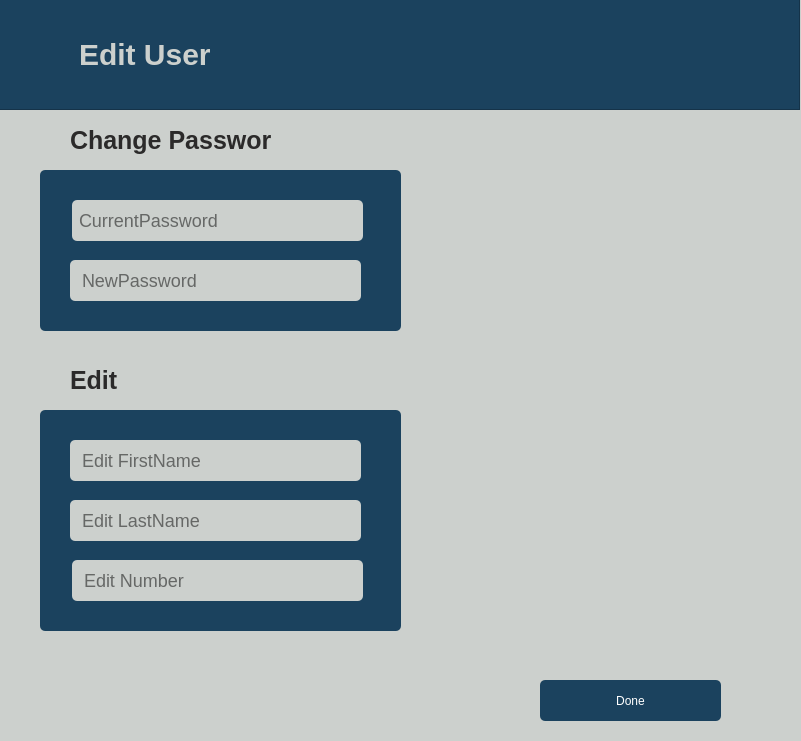
<?xml version="1.0" encoding="UTF-8"?>
<ui version="4.0">
 <class>EditUserClass</class>
 <widget class="QWidget" name="EditUserClass">
  <property name="geometry">
   <rect>
    <x>0</x>
    <y>0</y>
    <width>801</width>
    <height>741</height>
   </rect>
  </property>
  <property name="windowTitle">
   <string>EditUser</string>
  </property>
  <widget class="QWidget" name="widget" native="true">
   <property name="geometry">
    <rect>
     <x>0</x>
     <y>0</y>
     <width>801</width>
     <height>741</height>
    </rect>
   </property>
   <property name="styleSheet">
    <string notr="true">QWidget{
background:#CCD0CD;
}
#label{
color: #CCD0CD;
font-weight:700;
font-size:30px;
}
QLabel{
font-size:25px;
background:#CCD0CD;
font-weight:600;
color:#2B2A2A;
}
#frame_2{
background:#1B425E;
border-radius:5px;
}
#frame_3{
background:#1B425E;
border-radius:5px;
}
QLineEdit{
background:#CCD0CD;
color:black;
font-size:18px;
border:none;
border-radius:5px;
}
#pushButton_2{
background:#1B425E;
color:white;
border:none;
border-radius:5px;
}
#pushButton_2:hover{
background:white;
color:#1B425E;
}
#pushButton_3{
border:none;
}
#pushButton_4{
border:none;
}</string>
   </property>
   <widget class="QFrame" name="frame">
    <property name="geometry">
     <rect>
      <x>-1</x>
      <y>-1</y>
      <width>801</width>
      <height>111</height>
     </rect>
    </property>
    <property name="styleSheet">
     <string notr="true">QFrame{
background:#1B425E;
}</string>
    </property>
    <property name="frameShape">
     <enum>QFrame::Shape::StyledPanel</enum>
    </property>
    <property name="frameShadow">
     <enum>QFrame::Shadow::Raised</enum>
    </property>
    <widget class="QLabel" name="label">
     <property name="geometry">
      <rect>
       <x>80</x>
       <y>40</y>
       <width>131</width>
       <height>31</height>
      </rect>
     </property>
     <property name="text">
      <string>Edit User</string>
     </property>
    </widget>
    <widget class="QPushButton" name="pushButton">
     <property name="geometry">
      <rect>
       <x>30</x>
       <y>30</y>
       <width>41</width>
       <height>51</height>
      </rect>
     </property>
     <property name="styleSheet">
      <string notr="true">QPushButton{
border:none;
background:#1B425E;
}</string>
     </property>
     <property name="text">
      <string/>
     </property>
     <property name="icon">
      <iconset resource="Resource.qrc">
       <normaloff>:/Assets/edit.png</normaloff>:/Assets/edit.png</iconset>
     </property>
     <property name="iconSize">
      <size>
       <width>30</width>
       <height>30</height>
      </size>
     </property>
    </widget>
   </widget>
   <widget class="QLabel" name="label_2">
    <property name="geometry">
     <rect>
      <x>70</x>
      <y>120</y>
      <width>201</width>
      <height>41</height>
     </rect>
    </property>
    <property name="text">
     <string>Change Password</string>
    </property>
   </widget>
   <widget class="QFrame" name="frame_2">
    <property name="geometry">
     <rect>
      <x>40</x>
      <y>170</y>
      <width>361</width>
      <height>161</height>
     </rect>
    </property>
    <property name="frameShape">
     <enum>QFrame::Shape::StyledPanel</enum>
    </property>
    <property name="frameShadow">
     <enum>QFrame::Shadow::Raised</enum>
    </property>
    <widget class="QLineEdit" name="lineEdit">
     <property name="geometry">
      <rect>
       <x>32</x>
       <y>30</y>
       <width>291</width>
       <height>41</height>
      </rect>
     </property>
     <property name="styleSheet">
      <string notr="true"/>
     </property>
     <property name="placeholderText">
      <string> CurrentPassword</string>
     </property>
    </widget>
    <widget class="QLineEdit" name="lineEdit_2">
     <property name="geometry">
      <rect>
       <x>30</x>
       <y>90</y>
       <width>291</width>
       <height>41</height>
      </rect>
     </property>
     <property name="styleSheet">
      <string notr="true"/>
     </property>
     <property name="placeholderText">
      <string>  NewPassword</string>
     </property>
    </widget>
   </widget>
   <widget class="QLabel" name="label_3">
    <property name="geometry">
     <rect>
      <x>70</x>
      <y>360</y>
      <width>51</width>
      <height>41</height>
     </rect>
    </property>
    <property name="text">
     <string>Edit </string>
    </property>
   </widget>
   <widget class="QFrame" name="frame_3">
    <property name="geometry">
     <rect>
      <x>40</x>
      <y>410</y>
      <width>361</width>
      <height>221</height>
     </rect>
    </property>
    <property name="frameShape">
     <enum>QFrame::Shape::StyledPanel</enum>
    </property>
    <property name="frameShadow">
     <enum>QFrame::Shadow::Raised</enum>
    </property>
    <widget class="QLineEdit" name="lineEdit_4">
     <property name="geometry">
      <rect>
       <x>32</x>
       <y>150</y>
       <width>291</width>
       <height>41</height>
      </rect>
     </property>
     <property name="styleSheet">
      <string notr="true"/>
     </property>
     <property name="inputMethodHints">
      <set>Qt::InputMethodHint::ImhDigitsOnly</set>
     </property>
     <property name="placeholderText">
      <string>  Edit Number</string>
     </property>
    </widget>
    <widget class="QLineEdit" name="lineEdit_5">
     <property name="geometry">
      <rect>
       <x>30</x>
       <y>30</y>
       <width>291</width>
       <height>41</height>
      </rect>
     </property>
     <property name="styleSheet">
      <string notr="true"/>
     </property>
     <property name="placeholderText">
      <string>  Edit FirstName</string>
     </property>
    </widget>
    <widget class="QLineEdit" name="lineEdit_6">
     <property name="geometry">
      <rect>
       <x>30</x>
       <y>90</y>
       <width>291</width>
       <height>41</height>
      </rect>
     </property>
     <property name="styleSheet">
      <string notr="true"/>
     </property>
     <property name="placeholderText">
      <string>  Edit LastName</string>
     </property>
    </widget>
   </widget>
   <widget class="QPushButton" name="pushButton_2">
    <property name="geometry">
     <rect>
      <x>540</x>
      <y>680</y>
      <width>181</width>
      <height>41</height>
     </rect>
    </property>
    <property name="text">
     <string>Done</string>
    </property>
   </widget>
   <widget class="QPushButton" name="pushButton_3">
    <property name="geometry">
     <rect>
      <x>40</x>
      <y>131</y>
      <width>21</width>
      <height>20</height>
     </rect>
    </property>
    <property name="text">
     <string/>
    </property>
    <property name="icon">
     <iconset resource="Resource.qrc">
      <normaloff>:/Assets/padlock.png</normaloff>:/Assets/padlock.png</iconset>
    </property>
    <property name="iconSize">
     <size>
      <width>20</width>
      <height>20</height>
     </size>
    </property>
   </widget>
   <widget class="QPushButton" name="pushButton_4">
    <property name="geometry">
     <rect>
      <x>38</x>
      <y>370</y>
      <width>31</width>
      <height>21</height>
     </rect>
    </property>
    <property name="text">
     <string/>
    </property>
    <property name="icon">
     <iconset resource="Resource.qrc">
      <normaloff>:/Assets/editing.png</normaloff>:/Assets/editing.png</iconset>
    </property>
    <property name="iconSize">
     <size>
      <width>20</width>
      <height>20</height>
     </size>
    </property>
   </widget>
  </widget>
 </widget>
 <layoutdefault spacing="6" margin="11"/>
 <resources>
  <include location="Resource.qrc"/>
 </resources>
 <connections/>
</ui>
